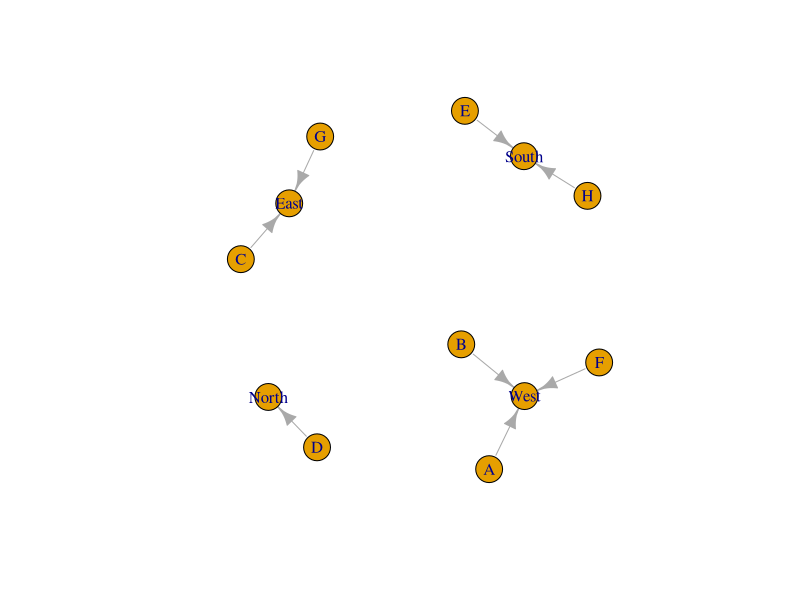
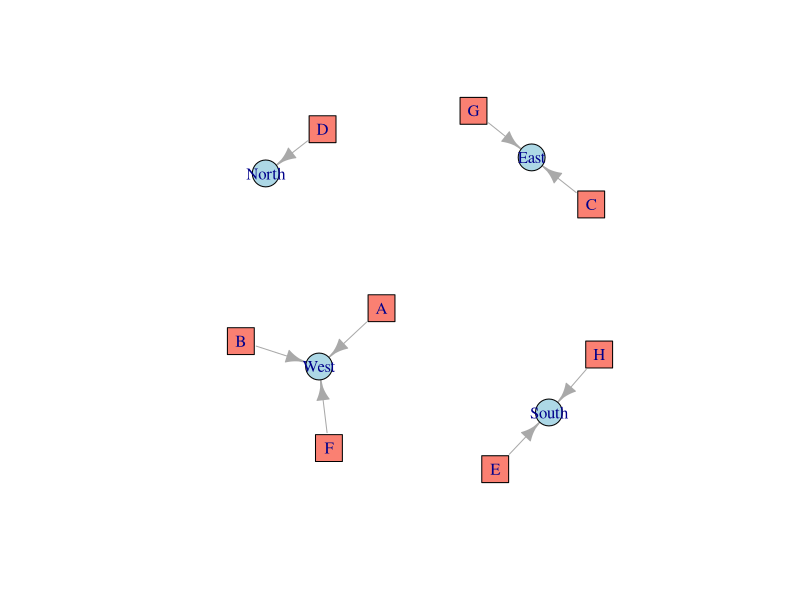
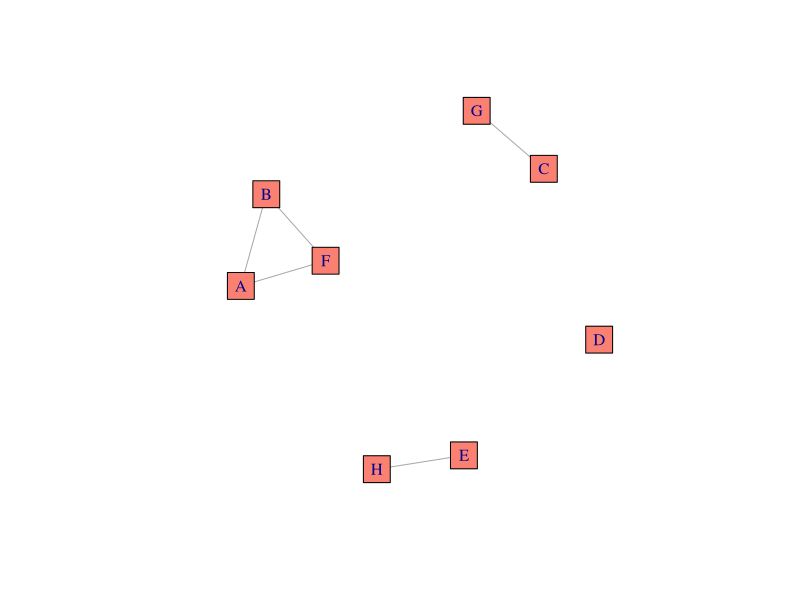
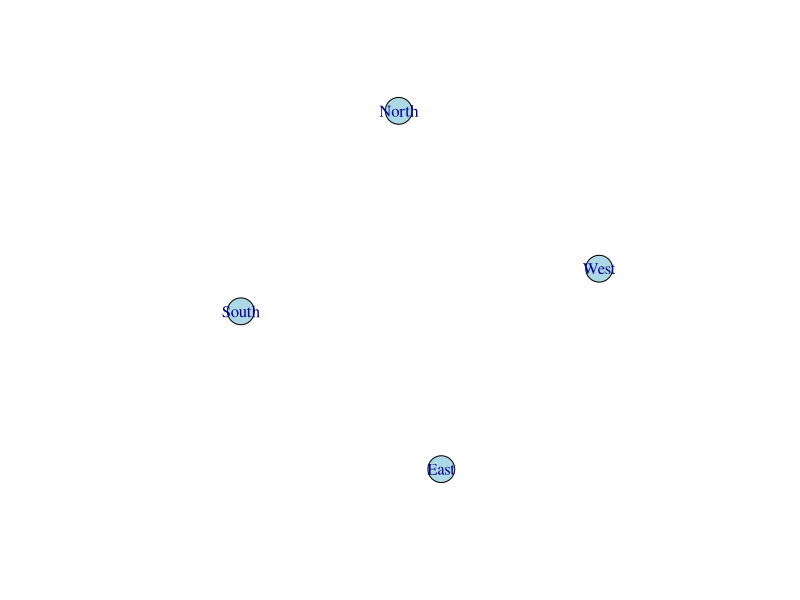
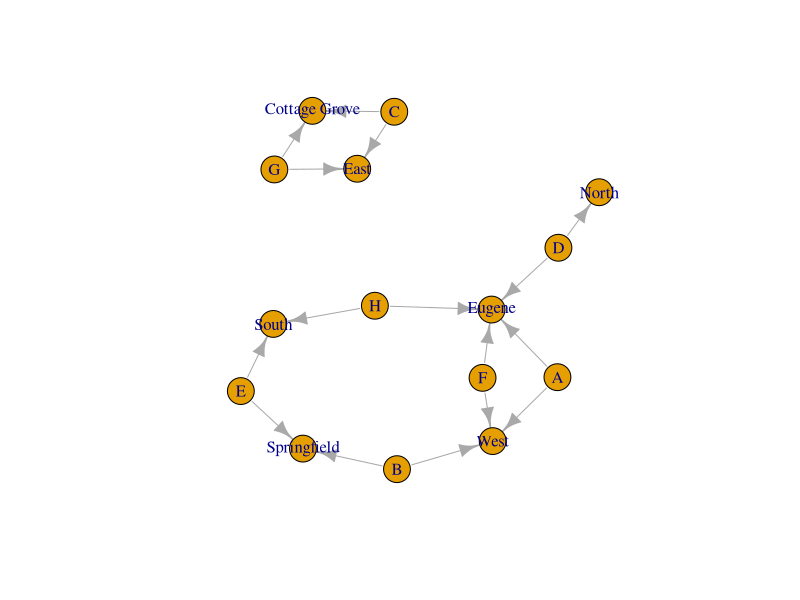
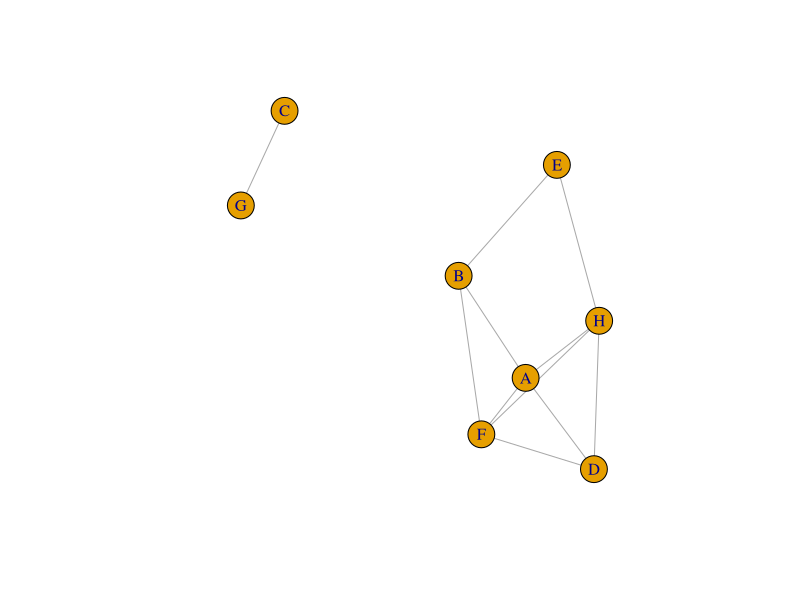
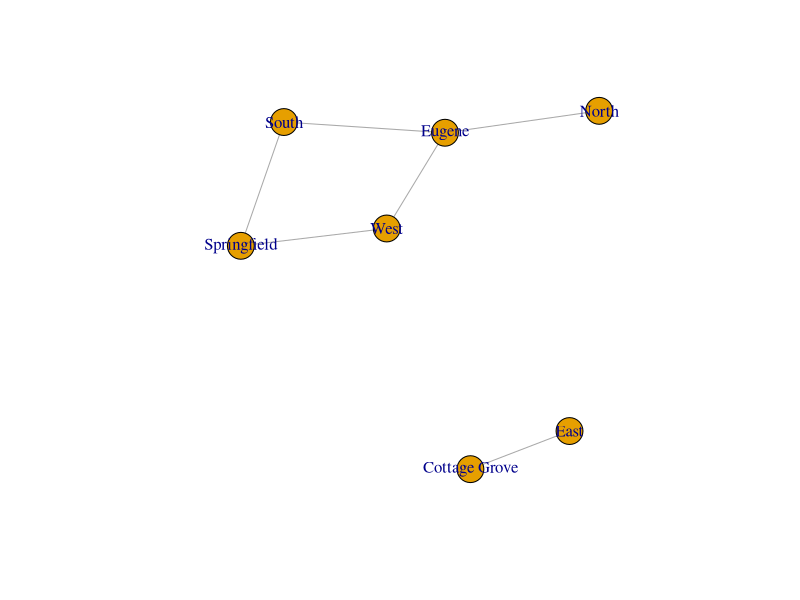

Write R code to recreate these figures, in order.
#This program shows one way of taking affiliation data in the standard person-row form and building a bipartite 
#(two-mode) network and then projecting to one-mode networks.

library(igraph)
library(dplyr)

#Here is a dataframe with persons, colleges, and towns.

t.df <- data.frame (person  = c("A", "B", "C", "D", "E", "F", "G", "H"),
                  college = c("West", "West", "East", "North", "South", "West", "East", "South"),
                  town = c("Eugene", "Springfield", "Cottage Grove", "Eugene", "Springfield", "Eugene", "Cottage Grove", "Eugene")
)

#First let's focus on colleges. By selecting these two columns we already have a bipartite edge list of persons and their
#colleges.

per.col <- t.df %>% select(person, college)

#The edge list is in a data frame so we can use graph_from_data_frame().

pcol.g <- graph_from_data_frame(per.col)

pcol.g

#There is no "b" in the fourth column of the summary as we have to let igraph know that there are two different types of
#nodes.

#Fortunately, igraph has a function to help with this. bipartite_mapping identifies this difference.

bipartite_mapping(pcol.g)

#We store the outcome of this function as a vertice attribute called "type."

V(pcol.g)$type <- bipartite_mapping(pcol.g)$type

pcol.g

#And now we see the "b" in the fourth column indicating that the graph is a bipartite or two-mode network. We can plot it and see.

plot(pcol.g)

#Let's make this super clear by changing the vertex shapes and colors by type.

V(pcol.g)$color <- ifelse(V(pcol.g)$type, "lightblue", "salmon")
V(pcol.g)$shape <- ifelse(V(pcol.g)$type, "circle", "square")

plot(pcol.g)


#Ok, but most folks just want to know how people connect via their overlapping affiliations. bipartite_projection does
#the simple math for that.

one_mode <- bipartite_projection(pcol.g) 

#The result of this function is two graphs. One for one more (persons) and one for the other (colleges)

#The person one, here, is stored as the first type. The edges are people who went to the same college.

p.g <- one_mode[[1]]

#And here we can see that it worked!

plot(p.g)

#Here is the college one. The edges are overlapping people across two schools.

c.g <- one_mode[[2]]

plot(c.g)

#We can see that no one went to two schools!


#What about if we have more than one affiliation of interest?

#There might be a better way to do this, but my sense is to make two edge lists and append.

p.town <- t.df %>% select(person, town)

#I reanme as affiliation in the two edge lists (person-college, person-town) for binding.

p.town <- p.town %>% rename("affiliation"="town")

per.col <- per.col %>% rename("affiliation"="college")

#And make a total edge list.

tot.list <- bind_rows(per.col, p.town)

#And now we do the same steps. Make a graph from dataframe.

tot.g <- graph_from_data_frame(tot.list)

tot.g

#Bipartite map and store as type.

bipartite_mapping(tot.g)

V(tot.g)$type <- bipartite_mapping(tot.g)$type

tot.g

#Plot the two mode. 

plot(tot.g)

#Bipartite projection to locate the one mode networks

tone_mode <- bipartite_projection(tot.g) 

ptot.g <- tone_mode[[1]]

#Here is the one mode network where people are connected if they share either town or college or both.

plot(ptot.g)

#Here is the one mode network where afilliations (e.g. colleges and towns) are connected if they share people in common.

a.g <- tone_mode[[2]]

plot(a.g)
